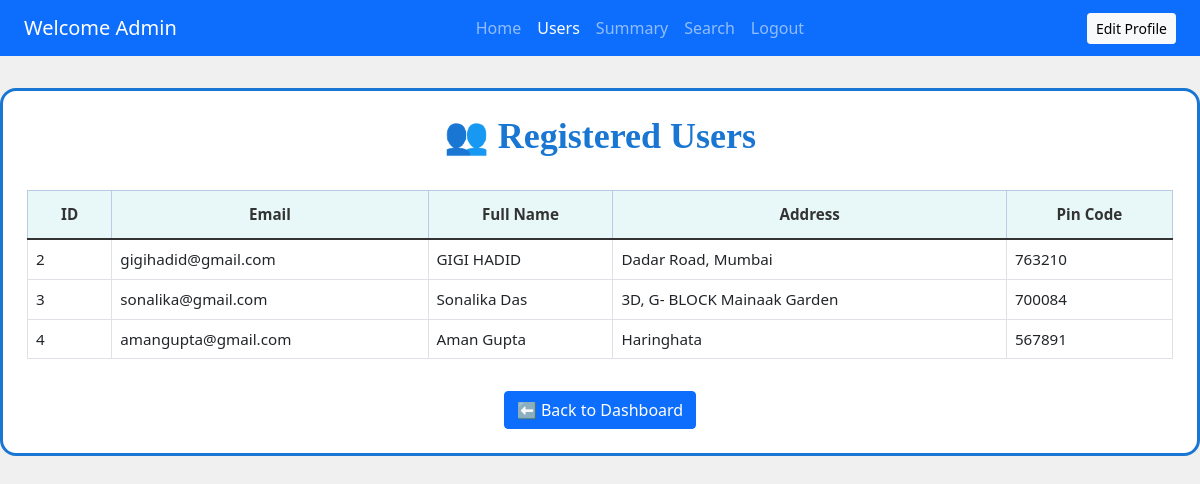
The app's page /view_users, older data.
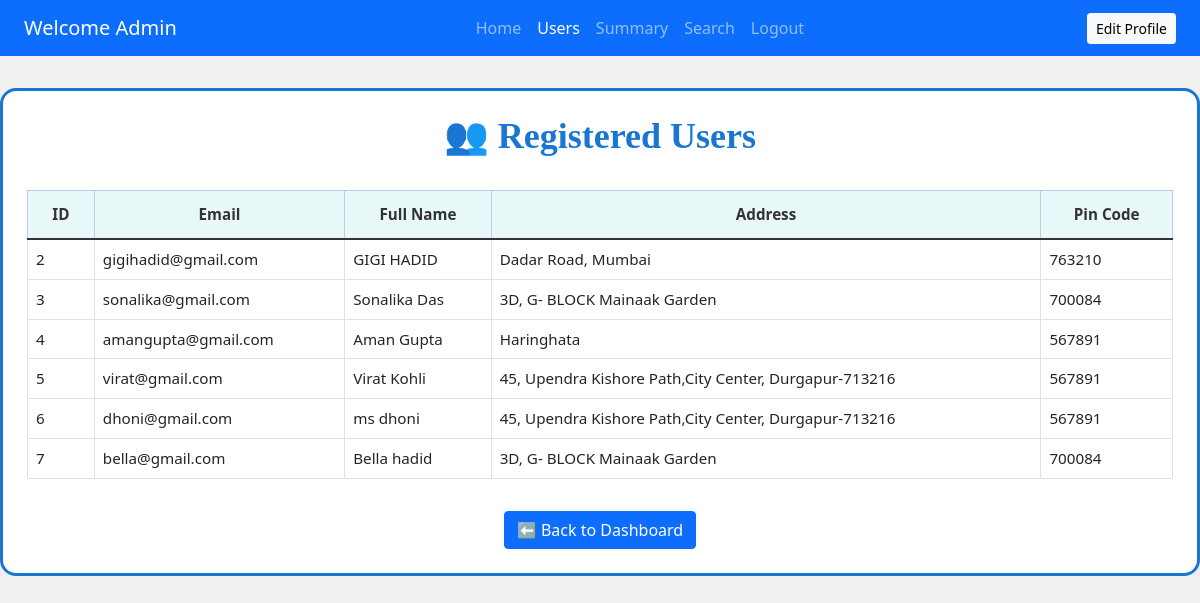
The same page, newer data.
### backend/models.py (models this page shows, shortened)
class User_Info(db.Model):
    __tablename__ = "user_info"
    id = db.Column(db.Integer, primary_key=True)
    full_name = db.Column(db.String(100))
    user_name = db.Column(db.String(100), unique=True)
    email = db.Column(db.String(120), unique=True)
    pwd = db.Column(db.String(100))
    phone = db.Column(db.String(20))
    address = db.Column(db.String(200))
    pincode = db.Column(db.String(10))
    role = db.Column(db.Integer, default=1)
    reservations = db.relationship('Reservation', backref='user', lazy=True)

### backend/controllers.py (the view)
    @app.route("/view_users")
    def view_users():
        users = User_Info.query.filter_by(role=1).all()
        return render_template("admin_view_users.html", users=users)

### templates/admin_view_users.html (shortened to what this page needs)
<!DOCTYPE html>
<html lang="en">
<head>
  <link rel="stylesheet" href="{{ url_for('static', filename='css/style.css') }}">
  <link href="https://cdn.jsdelivr.net/npm/bootstrap@5.0.2/dist/css/bootstrap.min.css" rel="stylesheet">
  <link href="https://cdn.jsdelivr.net/npm/bootstrap-icons@1.11.3/font/bootstrap-icons.css" rel="stylesheet">
</head>
<body class="admin-dashboard-page">
<nav class="navbar navbar-expand-lg navbar-dark bg-primary px-4">
  <a class="navbar-brand" href="#">Welcome Admin</a>
  <div class="collapse navbar-collapse justify-content-center" id="navbarNav">
    <ul class="navbar-nav">
      <li class="nav-item"><a class="nav-link" href="{{ url_for('admin_dashboard') }}">Home</a></li>
      <li class="nav-item"><a class="nav-link active" href="{{ url_for('view_users') }}">Users</a></li>
      <li class="nav-item"><a class="nav-link" href="{{ url_for('admin_summary') }}">Summary</a></li>
      <li class="nav-item"><a class="nav-link" href="{{ url_for('admin_search') }}">Search</a></li>
      <a href="{{ url_for('logout') }}" class="nav-link">Logout</a>
    </ul>
  </div>
  <div class="d-flex">
    <a href="{{ url_for('edit_profile') }}" class="btn btn-light btn-sm">Edit Profile</a>
  </div>
</nav>
<div id="panel" class="p-4">
  <h2 class="admin-dashboard-title">👥 Registered Users</h2>
  <div class="table-responsive">
    <table class="table table-hover table-bordered">
      <thead class="table-primary text-center">
        <tr>
          <th>ID</th>
          <th>Email</th>
          <th>Full Name</th>
          <th>Address</th>
          <th>Pin Code</th>
        </tr>
      </thead>
      <tbody>
        {% for user in users %}
        <tr>
          <td>{{ user.id }}</td>
          <td>{{ user.email }}</td>
          <td>{{ user.full_name }}</td>
          <td>{{ user.address }}</td>
          <td>{{ user.pincode }}</td>
        </tr>
        {% else %}
        <tr>
          <td colspan="5" class="text-center text-muted">No registered users found.</td>
        </tr>
        {% endfor %}
      </tbody>
    </table>
  </div>
  <div class="text-center mt-3">
    <a href="{{ url_for('admin_dashboard') }}" class="btn btn-primary">⬅️ Back to Dashboard</a>
  </div>
</div>
</body>
</html>

Row changes from the older to the newer data that the page shows:
added User_Info: id "5", email "virat@gmail.com", full_name "Virat Kohli", address "45, Upendra Kishore Path,City Center, Durgapur-713216", pincode "567891"
added User_Info: id "6", email "dhoni@gmail.com", full_name "ms dhoni", address "45, Upendra Kishore Path,City Center, Durgapur-713216", pincode "567891"
added User_Info: id "7", email "bella@gmail.com", full_name "Bella hadid", address "3D, G- BLOCK Mainaak Garden", pincode "700084"
